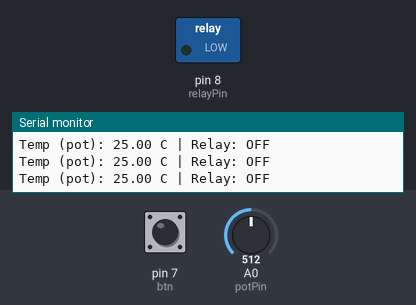
The sketch below on a simulated Arduino Uno, built with avr-gcc and run on an emulated ATmega328P. Parts: switched loads named in the sketch (green lamp = pin HIGH), the last lines printed to the serial monitor. The inputs (shaded band) are chosen by the test bench; at power-on: A0 (potPin) = 512, pin 7 (btn) HIGH.

Above: at 1.3 s.
1.4 s: A0 (potPin) set to 649
2.9 s: A0 (potPin) set to 669
At 3.4 s:
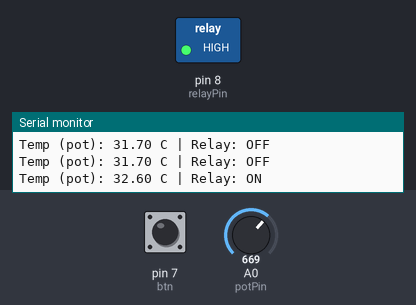
9.1 s: A0 (potPin) set to 582
10.6 s: A0 (potPin) set to 564
At 12.4 s:
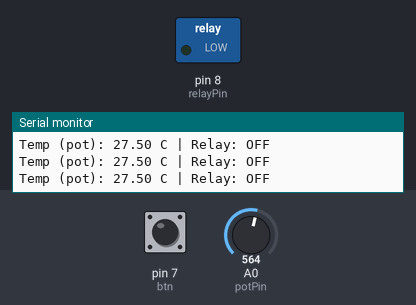
Timing chart, 0 to 13.4 s (numbered marks = the images above; inputs shaded):
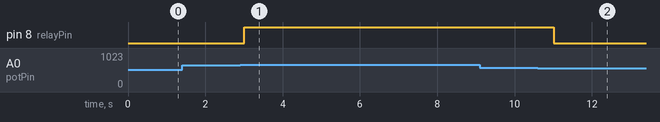

Measured:
- the behaviour switches between 656 and 657 on A0 (potPin) (found by bisection; images 0 and 1)
- the behaviour switches between 573 and 572 on A0 (potPin) (found by bisection; images 1 and 2)
- after the input at 2.9 s, pin 8 (relayPin): LOW → HIGH after 0.11 s
- after the input at 10.6 s, pin 8 (relayPin): HIGH → LOW after 0.42 s

The sketch:

relay_control.ino
```cpp
const int potPin = A0, relayPin = 8, btn = 7;
bool relayOn = false, manualOverride = false;
int lastBtnState = HIGH;

float readSimulatedTemp() {
  int raw = analogRead(potPin);           // 0–1023
  return map(raw, 0, 1023, 0, 500) / 10.0; // maps to 0.0–50.0 °C
}

void setup() {
  pinMode(relayPin, OUTPUT);
  pinMode(btn, INPUT_PULLUP);
  Serial.begin(9600);
}

void loop() {
  int btnState = digitalRead(btn);
  if (btnState == LOW && lastBtnState == HIGH) {
    manualOverride = !manualOverride;
    Serial.println(manualOverride ? "Manual override ON" : "Manual override OFF, resuming auto");
    delay(200);
  }
  lastBtnState = btnState;

  float temp = readSimulatedTemp();

  if (!manualOverride) {
    if (!relayOn && temp > 32) { relayOn = true; }
    else if (relayOn && temp < 28) { relayOn = false; }
  }

  digitalWrite(relayPin, relayOn ? HIGH : LOW);
  Serial.print("Temp (pot): "); Serial.print(temp);
  Serial.print(" C | Relay: "); Serial.println(relayOn ? "ON" : "OFF");
  delay(500);
}
```
